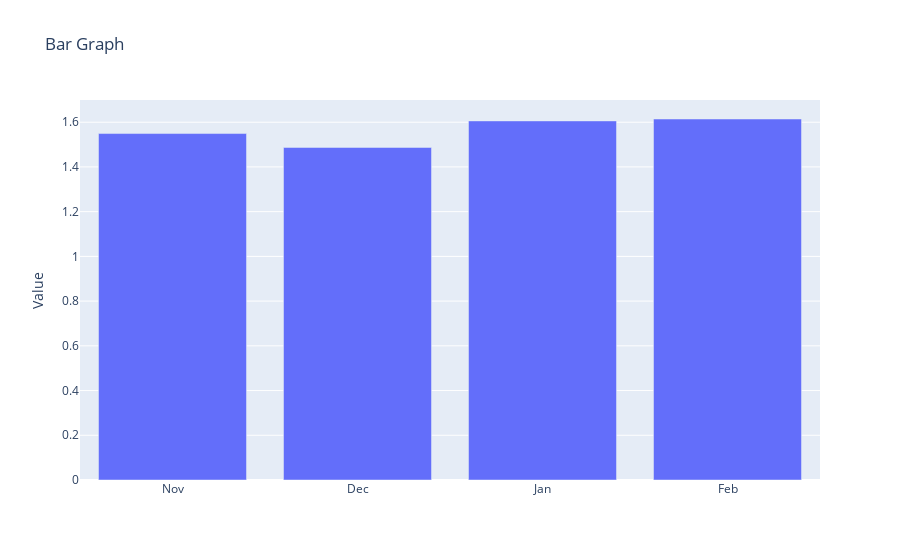

The notebook cell this image was saved under:
### Code cell
# Data
y = freq_old
x = list(range(len(freq_old)))

# Create a Bar trace
trace = go.Bar(x=x, y=y)
x_tick_labels = ['Nov', 'Dec', 'Jan', 'Feb']

# Create a layout
layout = go.Layout(title='Bar Graph', yaxis=dict(title='Value'), 
                   xaxis=dict(ticktext=x_tick_labels, tickvals=x))
xaxis=dict(ticktext=x_tick_labels, tickvals=x)


# Create a Figure
fig = go.Figure(data=[trace], layout=layout)

# Show the plot
fig.show()

### Figure 1 — Plotly figure (JSON) as saved in the notebook; plotly's stock layout.template omitted (floating-point values rounded to 4 significant figures)
{"data": [{"type": "bar", "x": [0, 1, 2, 3], "y": [1.549, 1.487, 1.606, 1.614]}], "layout": {"title": {"text": "Bar Graph"}, "xaxis": {"ticktext": ["Nov", "Dec", "Jan", "Feb"], "tickvals": [0, 1, 2, 3]}, "yaxis": {"title": {"text": "Value"}}}}
